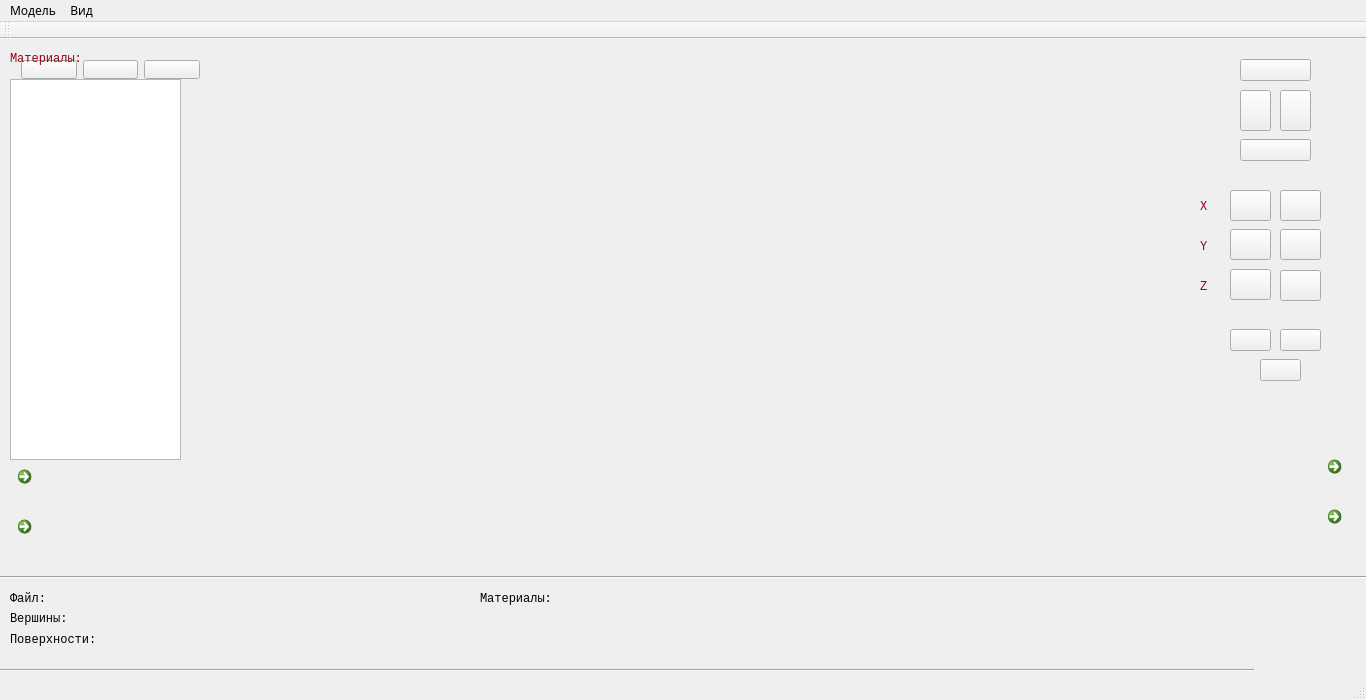
<?xml version="1.0" encoding="UTF-8"?>
<ui version="4.0">
 <class>MainWindow</class>
 <widget class="QMainWindow" name="MainWindow">
  <property name="geometry">
   <rect>
    <x>0</x>
    <y>0</y>
    <width>1366</width>
    <height>700</height>
   </rect>
  </property>
  <property name="font">
   <font>
    <family>rsfs10</family>
    <stylestrategy>PreferDefault</stylestrategy>
   </font>
  </property>
  <property name="windowTitle">
   <string>3D_viewer</string>
  </property>
  <widget class="QWidget" name="centralWidget">
   <widget class="QWidget" name="horizontalLayoutWidget">
    <property name="geometry">
     <rect>
      <x>10</x>
      <y>10</y>
      <width>201</width>
      <height>41</height>
     </rect>
    </property>
    <property name="font">
     <font>
      <family>Liberation Mono</family>
     </font>
    </property>
    <layout class="QHBoxLayout" name="horizontalLayout">
     <item>
      <widget class="QPushButton" name="openModelBtn">
       <property name="font">
        <font>
         <family>Liberation Mono</family>
        </font>
       </property>
       <property name="text">
        <string/>
       </property>
       <property name="icon">
        <iconset resource="res.qrc">
         <normaloff>:/icons/icons/open_img.png</normaloff>:/icons/icons/open_img.png</iconset>
       </property>
      </widget>
     </item>
     <item>
      <widget class="QPushButton" name="fullScreenModelBtn">
       <property name="font">
        <font>
         <family>Liberation Mono</family>
        </font>
       </property>
       <property name="text">
        <string/>
       </property>
       <property name="icon">
        <iconset resource="res.qrc">
         <normaloff>:/icons/icons/full_screen.png</normaloff>:/icons/icons/full_screen.png</iconset>
       </property>
      </widget>
     </item>
     <item>
      <widget class="QPushButton" name="closeModelBtn">
       <property name="font">
        <font>
         <family>Liberation Mono</family>
        </font>
       </property>
       <property name="text">
        <string/>
       </property>
       <property name="icon">
        <iconset resource="res.qrc">
         <normaloff>:/icons/icons/close_img.png</normaloff>:/icons/icons/close_img.png</iconset>
       </property>
      </widget>
     </item>
    </layout>
   </widget>
   <widget class="Line" name="bottomLine">
    <property name="geometry">
     <rect>
      <x>0</x>
      <y>530</y>
      <width>1371</width>
      <height>16</height>
     </rect>
    </property>
    <property name="font">
     <font>
      <family>Liberation Mono</family>
     </font>
    </property>
    <property name="orientation">
     <enum>Qt::Horizontal</enum>
    </property>
   </widget>
   <widget class="View3d" name="widget_3d" native="true">
    <property name="geometry">
     <rect>
      <x>5</x>
      <y>0</y>
      <width>1366</width>
      <height>461</height>
     </rect>
    </property>
    <zorder>right_widget</zorder>
   </widget>
   <widget class="Line" name="topLine">
    <property name="geometry">
     <rect>
      <x>-197</x>
      <y>623</y>
      <width>1451</width>
      <height>16</height>
     </rect>
    </property>
    <property name="font">
     <font>
      <family>Liberation Mono</family>
     </font>
    </property>
    <property name="orientation">
     <enum>Qt::Horizontal</enum>
    </property>
   </widget>
   <widget class="QLabel" name="pathLabel">
    <property name="geometry">
     <rect>
      <x>10</x>
      <y>550</y>
      <width>49</width>
      <height>19</height>
     </rect>
    </property>
    <property name="font">
     <font>
      <family>Liberation Mono</family>
     </font>
    </property>
    <property name="text">
     <string>Файл:</string>
    </property>
    <property name="alignment">
     <set>Qt::AlignLeading|Qt::AlignLeft|Qt::AlignVCenter</set>
    </property>
   </widget>
   <widget class="QLabel" name="facesLabel">
    <property name="geometry">
     <rect>
      <x>10</x>
      <y>590</y>
      <width>161</width>
      <height>21</height>
     </rect>
    </property>
    <property name="font">
     <font>
      <family>Liberation Mono</family>
     </font>
    </property>
    <property name="text">
     <string>Поверхности:</string>
    </property>
   </widget>
   <widget class="QLabel" name="facesString">
    <property name="geometry">
     <rect>
      <x>110</x>
      <y>590</y>
      <width>201</width>
      <height>21</height>
     </rect>
    </property>
    <property name="font">
     <font>
      <family>Liberation Mono</family>
     </font>
    </property>
    <property name="text">
     <string/>
    </property>
   </widget>
   <widget class="QLabel" name="pointslabel">
    <property name="geometry">
     <rect>
      <x>10</x>
      <y>570</y>
      <width>92</width>
      <height>19</height>
     </rect>
    </property>
    <property name="font">
     <font>
      <family>Liberation Mono</family>
     </font>
    </property>
    <property name="text">
     <string>Вершины:</string>
    </property>
   </widget>
   <widget class="QLabel" name="pointsString">
    <property name="geometry">
     <rect>
      <x>100</x>
      <y>570</y>
      <width>211</width>
      <height>19</height>
     </rect>
    </property>
    <property name="font">
     <font>
      <family>Liberation Mono</family>
     </font>
    </property>
    <property name="text">
     <string/>
    </property>
   </widget>
   <widget class="QLabel" name="pathString">
    <property name="geometry">
     <rect>
      <x>60</x>
      <y>550</y>
      <width>461</width>
      <height>19</height>
     </rect>
    </property>
    <property name="font">
     <font>
      <family>Liberation Mono</family>
     </font>
    </property>
    <property name="text">
     <string/>
    </property>
   </widget>
   <widget class="QWidget" name="left_widget" native="true">
    <property name="geometry">
     <rect>
      <x>0</x>
      <y>10</y>
      <width>201</width>
      <height>451</height>
     </rect>
    </property>
    <property name="font">
     <font>
      <family>Liberation Mono</family>
     </font>
    </property>
    <property name="styleSheet">
     <string notr="true">color:#990011;</string>
    </property>
    <widget class="QListWidget" name="matlistWidget">
     <property name="geometry">
      <rect>
       <x>10</x>
       <y>30</y>
       <width>171</width>
       <height>381</height>
      </rect>
     </property>
     <property name="font">
      <font>
       <family>Liberation Mono</family>
       <pointsize>10</pointsize>
      </font>
     </property>
     <property name="styleSheet">
      <string notr="true">color: 0, 0, 127;</string>
     </property>
    </widget>
    <widget class="QLabel" name="matLabel">
     <property name="geometry">
      <rect>
       <x>10</x>
       <y>0</y>
       <width>79</width>
       <height>19</height>
      </rect>
     </property>
     <property name="font">
      <font>
       <family>Liberation Mono</family>
      </font>
     </property>
     <property name="text">
      <string>Материалы:</string>
     </property>
    </widget>
    <widget class="QCommandLinkButton" name="hideLeftWidget">
     <property name="geometry">
      <rect>
       <x>10</x>
       <y>410</y>
       <width>31</width>
       <height>41</height>
      </rect>
     </property>
     <property name="text">
      <string/>
     </property>
     <property name="icon">
      <iconset resource="res.qrc">
       <normaloff>:/icons/icons/arrow_left.png</normaloff>:/icons/icons/arrow_left.png</iconset>
     </property>
    </widget>
   </widget>
   <widget class="QCommandLinkButton" name="showLeftWiget">
    <property name="geometry">
     <rect>
      <x>10</x>
      <y>470</y>
      <width>31</width>
      <height>41</height>
     </rect>
    </property>
    <property name="text">
     <string/>
    </property>
    <property name="icon">
     <iconset resource="res.qrc">
      <normaloff>:/icons/icons/arrow_right.png</normaloff>:/icons/icons/arrow_right.png</iconset>
    </property>
   </widget>
   <widget class="QCommandLinkButton" name="showRightWidget">
    <property name="geometry">
     <rect>
      <x>1320</x>
      <y>460</y>
      <width>31</width>
      <height>41</height>
     </rect>
    </property>
    <property name="text">
     <string/>
    </property>
    <property name="icon">
     <iconset resource="res.qrc">
      <normaloff>:/icons/icons/arrow_left.png</normaloff>:/icons/icons/arrow_left.png</iconset>
    </property>
   </widget>
   <widget class="QWidget" name="right_widget" native="true">
    <property name="geometry">
     <rect>
      <x>1180</x>
      <y>10</y>
      <width>171</width>
      <height>441</height>
     </rect>
    </property>
    <property name="font">
     <font>
      <family>Liberation Mono</family>
     </font>
    </property>
    <property name="styleSheet">
     <string notr="true">color:#990011;</string>
    </property>
    <widget class="QPushButton" name="leftButton">
     <property name="geometry">
      <rect>
       <x>60</x>
       <y>41</y>
       <width>31</width>
       <height>41</height>
      </rect>
     </property>
     <property name="text">
      <string/>
     </property>
     <property name="icon">
      <iconset resource="res.qrc">
       <normaloff>:/icons/icons/arrow_left.png</normaloff>:/icons/icons/arrow_left.png</iconset>
     </property>
    </widget>
    <widget class="QPushButton" name="rightButton">
     <property name="geometry">
      <rect>
       <x>100</x>
       <y>41</y>
       <width>31</width>
       <height>41</height>
      </rect>
     </property>
     <property name="text">
      <string/>
     </property>
     <property name="icon">
      <iconset resource="res.qrc">
       <normaloff>:/icons/icons/arrow_right.png</normaloff>:/icons/icons/arrow_right.png</iconset>
     </property>
    </widget>
    <widget class="QPushButton" name="downButton">
     <property name="geometry">
      <rect>
       <x>60</x>
       <y>90</y>
       <width>71</width>
       <height>22</height>
      </rect>
     </property>
     <property name="text">
      <string/>
     </property>
     <property name="icon">
      <iconset resource="res.qrc">
       <normaloff>:/icons/icons/arrow_down.png</normaloff>:/icons/icons/arrow_down.png</iconset>
     </property>
    </widget>
    <widget class="QPushButton" name="upButton">
     <property name="geometry">
      <rect>
       <x>60</x>
       <y>10</y>
       <width>71</width>
       <height>22</height>
      </rect>
     </property>
     <property name="text">
      <string/>
     </property>
     <property name="icon">
      <iconset resource="res.qrc">
       <normaloff>:/icons/icons/arrow_up.png</normaloff>:/icons/icons/arrow_up.png</iconset>
     </property>
    </widget>
    <widget class="QLabel" name="label_x">
     <property name="geometry">
      <rect>
       <x>20</x>
       <y>150</y>
       <width>16</width>
       <height>16</height>
      </rect>
     </property>
     <property name="text">
      <string>X</string>
     </property>
    </widget>
    <widget class="QLabel" name="label_y">
     <property name="geometry">
      <rect>
       <x>20</x>
       <y>190</y>
       <width>16</width>
       <height>16</height>
      </rect>
     </property>
     <property name="text">
      <string>Y</string>
     </property>
    </widget>
    <widget class="QLabel" name="label_z">
     <property name="geometry">
      <rect>
       <x>20</x>
       <y>230</y>
       <width>16</width>
       <height>16</height>
      </rect>
     </property>
     <property name="text">
      <string>Z</string>
     </property>
    </widget>
    <widget class="QPushButton" name="stepZoomIn">
     <property name="geometry">
      <rect>
       <x>50</x>
       <y>280</y>
       <width>41</width>
       <height>22</height>
      </rect>
     </property>
     <property name="text">
      <string/>
     </property>
     <property name="icon">
      <iconset resource="res.qrc">
       <normaloff>:/icons/icons/zoom_in.png</normaloff>:/icons/icons/zoom_in.png</iconset>
     </property>
    </widget>
    <widget class="QPushButton" name="stepZoomOut">
     <property name="geometry">
      <rect>
       <x>100</x>
       <y>280</y>
       <width>41</width>
       <height>22</height>
      </rect>
     </property>
     <property name="text">
      <string/>
     </property>
     <property name="icon">
      <iconset resource="res.qrc">
       <normaloff>:/icons/icons/zoom_out.png</normaloff>:/icons/icons/zoom_out.png</iconset>
     </property>
    </widget>
    <widget class="QPushButton" name="optimizeButton">
     <property name="geometry">
      <rect>
       <x>80</x>
       <y>310</y>
       <width>41</width>
       <height>22</height>
      </rect>
     </property>
     <property name="text">
      <string/>
     </property>
     <property name="icon">
      <iconset resource="res.qrc">
       <normaloff>:/icons/icons/full_screen.png</normaloff>:/icons/icons/full_screen.png</iconset>
     </property>
    </widget>
    <widget class="QLabel" name="label_xval">
     <property name="geometry">
      <rect>
       <x>150</x>
       <y>150</y>
       <width>16</width>
       <height>16</height>
      </rect>
     </property>
     <property name="text">
      <string/>
     </property>
    </widget>
    <widget class="QPushButton" name="x_rot_up">
     <property name="geometry">
      <rect>
       <x>100</x>
       <y>141</y>
       <width>41</width>
       <height>31</height>
      </rect>
     </property>
     <property name="text">
      <string/>
     </property>
     <property name="icon">
      <iconset resource="res.qrc">
       <normaloff>:/icons/icons/1408373477_519667-172_CurvedArrowRight.png</normaloff>:/icons/icons/1408373477_519667-172_CurvedArrowRight.png</iconset>
     </property>
    </widget>
    <widget class="QPushButton" name="x_rot_down">
     <property name="geometry">
      <rect>
       <x>50</x>
       <y>141</y>
       <width>41</width>
       <height>31</height>
      </rect>
     </property>
     <property name="text">
      <string/>
     </property>
     <property name="icon">
      <iconset resource="res.qrc">
       <normaloff>:/icons/icons/519666-171_CurvedArrowLeftDown-128.png</normaloff>:/icons/icons/519666-171_CurvedArrowLeftDown-128.png</iconset>
     </property>
    </widget>
    <widget class="QPushButton" name="y_rot_up">
     <property name="geometry">
      <rect>
       <x>100</x>
       <y>180</y>
       <width>41</width>
       <height>31</height>
      </rect>
     </property>
     <property name="text">
      <string/>
     </property>
     <property name="icon">
      <iconset resource="res.qrc">
       <normaloff>:/icons/icons/1408373477_519667-172_CurvedArrowRight.png</normaloff>:/icons/icons/1408373477_519667-172_CurvedArrowRight.png</iconset>
     </property>
    </widget>
    <widget class="QPushButton" name="y_rot_down">
     <property name="geometry">
      <rect>
       <x>50</x>
       <y>180</y>
       <width>41</width>
       <height>31</height>
      </rect>
     </property>
     <property name="text">
      <string/>
     </property>
     <property name="icon">
      <iconset resource="res.qrc">
       <normaloff>:/icons/icons/519666-171_CurvedArrowLeftDown-128.png</normaloff>:/icons/icons/519666-171_CurvedArrowLeftDown-128.png</iconset>
     </property>
    </widget>
    <widget class="QPushButton" name="z_rot_up">
     <property name="geometry">
      <rect>
       <x>100</x>
       <y>221</y>
       <width>41</width>
       <height>31</height>
      </rect>
     </property>
     <property name="text">
      <string/>
     </property>
     <property name="icon">
      <iconset resource="res.qrc">
       <normaloff>:/icons/icons/1408373477_519667-172_CurvedArrowRight.png</normaloff>:/icons/icons/1408373477_519667-172_CurvedArrowRight.png</iconset>
     </property>
    </widget>
    <widget class="QPushButton" name="z_rot_down">
     <property name="geometry">
      <rect>
       <x>50</x>
       <y>220</y>
       <width>41</width>
       <height>31</height>
      </rect>
     </property>
     <property name="text">
      <string/>
     </property>
     <property name="icon">
      <iconset resource="res.qrc">
       <normaloff>:/icons/icons/519666-171_CurvedArrowLeftDown-128.png</normaloff>:/icons/icons/519666-171_CurvedArrowLeftDown-128.png</iconset>
     </property>
    </widget>
    <widget class="QLabel" name="label_yval">
     <property name="geometry">
      <rect>
       <x>150</x>
       <y>180</y>
       <width>16</width>
       <height>16</height>
      </rect>
     </property>
     <property name="text">
      <string/>
     </property>
    </widget>
    <widget class="QLabel" name="label_zval">
     <property name="geometry">
      <rect>
       <x>150</x>
       <y>230</y>
       <width>16</width>
       <height>16</height>
      </rect>
     </property>
     <property name="text">
      <string/>
     </property>
    </widget>
    <widget class="QCommandLinkButton" name="hideRightWidget">
     <property name="geometry">
      <rect>
       <x>140</x>
       <y>400</y>
       <width>31</width>
       <height>41</height>
      </rect>
     </property>
     <property name="text">
      <string/>
     </property>
     <property name="icon">
      <iconset resource="res.qrc">
       <normaloff>:/icons/icons/arrow_right.png</normaloff>:/icons/icons/arrow_right.png</iconset>
     </property>
    </widget>
   </widget>
   <widget class="QLabel" name="closeLbl">
    <property name="geometry">
     <rect>
      <x>10</x>
      <y>610</y>
      <width>101</width>
      <height>16</height>
     </rect>
    </property>
    <property name="text">
     <string/>
    </property>
   </widget>
   <widget class="QLabel" name="matLab">
    <property name="geometry">
     <rect>
      <x>480</x>
      <y>550</y>
      <width>79</width>
      <height>19</height>
     </rect>
    </property>
    <property name="font">
     <font>
      <family>Liberation Mono</family>
     </font>
    </property>
    <property name="text">
     <string>Материалы:</string>
    </property>
   </widget>
   <widget class="QLabel" name="matstring">
    <property name="geometry">
     <rect>
      <x>560</x>
      <y>550</y>
      <width>79</width>
      <height>19</height>
     </rect>
    </property>
    <property name="font">
     <font>
      <family>Liberation Mono</family>
     </font>
    </property>
    <property name="text">
     <string/>
    </property>
   </widget>
  </widget>
  <widget class="QMenuBar" name="menuBar">
   <property name="geometry">
    <rect>
     <x>0</x>
     <y>0</y>
     <width>1366</width>
     <height>20</height>
    </rect>
   </property>
   <widget class="QMenu" name="menuModel">
    <property name="title">
     <string>Модель</string>
    </property>
    <addaction name="actionOpen"/>
    <addaction name="actionClose"/>
    <addaction name="actionExit"/>
   </widget>
   <widget class="QMenu" name="menuView">
    <property name="font">
     <font>
      <family>Liberation Mono</family>
      <weight>75</weight>
      <italic>true</italic>
      <bold>true</bold>
     </font>
    </property>
    <property name="title">
     <string>Вид</string>
    </property>
    <addaction name="actionZoom_In"/>
    <addaction name="actionZoom_out"/>
   </widget>
   <addaction name="menuModel"/>
   <addaction name="menuView"/>
  </widget>
  <widget class="QToolBar" name="menuToolBar">
   <attribute name="toolBarArea">
    <enum>TopToolBarArea</enum>
   </attribute>
   <attribute name="toolBarBreak">
    <bool>false</bool>
   </attribute>
  </widget>
  <widget class="QStatusBar" name="statusBar"/>
  <action name="actionOpen">
   <property name="text">
    <string>Открыть</string>
   </property>
   <property name="font">
    <font>
     <family>Sans Serif</family>
     <italic>false</italic>
     <kerning>false</kerning>
    </font>
   </property>
  </action>
  <action name="actionClose">
   <property name="text">
    <string>Закрыть</string>
   </property>
  </action>
  <action name="actionExit">
   <property name="text">
    <string>Выйти</string>
   </property>
  </action>
  <action name="actionZoom_In">
   <property name="text">
    <string>Приблизить</string>
   </property>
   <property name="font">
    <font/>
   </property>
  </action>
  <action name="actionZoom_out">
   <property name="text">
    <string>Отдалить</string>
   </property>
  </action>
  <action name="actionEnglish">
   <property name="text">
    <string>English</string>
   </property>
  </action>
  <action name="actionUkrainian">
   <property name="text">
    <string>Ukrainian</string>
   </property>
  </action>
  <action name="actionRussian">
   <property name="text">
    <string>Russian</string>
   </property>
  </action>
 </widget>
 <layoutdefault spacing="6" margin="11"/>
 <customwidgets>
  <customwidget>
   <class>View3d</class>
   <extends>QWidget</extends>
   <header location="global">view3d.h</header>
   <container>1</container>
  </customwidget>
 </customwidgets>
 <resources>
  <include location="res.qrc"/>
 </resources>
 <connections/>
</ui>
